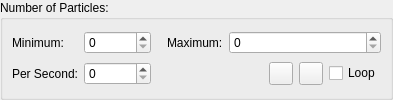
              <widget class="QGroupBox" name="groupBox">
               <property name="title">
                <string>Number of Particles:</string>
               </property>
               <layout class="QGridLayout" name="gridLayout_9">
                <property name="leftMargin">
                 <number>9</number>
                </property>
                <property name="topMargin">
                 <number>9</number>
                </property>
                <property name="rightMargin">
                 <number>9</number>
                </property>
                <property name="bottomMargin">
                 <number>9</number>
                </property>
                <item row="1" column="2">
                 <spacer name="horizontalSpacer_2">
                  <property name="orientation">
                   <enum>Qt::Horizontal</enum>
                  </property>
                  <property name="sizeType">
                   <enum>QSizePolicy::Minimum</enum>
                  </property>
                  <property name="sizeHint" stdset="0">
                   <size>
                    <width>10</width>
                    <height>0</height>
                   </size>
                  </property>
                 </spacer>
                </item>
                <item row="0" column="2">
                 <spacer name="horizontalSpacer_3">
                  <property name="orientation">
                   <enum>Qt::Horizontal</enum>
                  </property>
                  <property name="sizeType">
                   <enum>QSizePolicy::Minimum</enum>
                  </property>
                  <property name="sizeHint" stdset="0">
                   <size>
                    <width>10</width>
                    <height>0</height>
                   </size>
                  </property>
                 </spacer>
                </item>
                <item row="0" column="1">
                 <widget class="QSpinBox" name="txtMinParticlesCount">
                  <property name="sizePolicy">
                   <sizepolicy hsizetype="Expanding" vsizetype="Fixed">
                    <horstretch>0</horstretch>
                    <verstretch>0</verstretch>
                   </sizepolicy>
                  </property>
                  <property name="minimumSize">
                   <size>
                    <width>64</width>
                    <height>0</height>
                   </size>
                  </property>
                  <property name="maximum">
                   <number>99999999</number>
                  </property>
                 </widget>
                </item>
                <item row="1" column="1">
                 <widget class="QSpinBox" name="txtParticlesPerSecond">
                  <property name="minimumSize">
                   <size>
                    <width>64</width>
                    <height>0</height>
                   </size>
                  </property>
                  <property name="maximum">
                   <number>99999999</number>
                  </property>
                 </widget>
                </item>
                <item row="1" column="0">
                 <widget class="QLabel" name="label_42">
                  <property name="text">
                   <string>Per Second:</string>
                  </property>
                 </widget>
                </item>
                <item row="0" column="0">
                 <widget class="QLabel" name="label_40">
                  <property name="text">
                   <string>Minimum:</string>
                  </property>
                 </widget>
                </item>
                <item row="0" column="4">
                 <widget class="QLabel" name="label_41">
                  <property name="text">
                   <string>Maximum:</string>
                  </property>
                 </widget>
                </item>
                <item row="1" column="6">
                 <widget class="QWidget" name="widget_5" native="true">
                  <layout class="QHBoxLayout" name="horizontalLayout_7">
                   <property name="leftMargin">
                    <number>0</number>
                   </property>
                   <property name="topMargin">
                    <number>0</number>
                   </property>
                   <property name="rightMargin">
                    <number>0</number>
                   </property>
                   <property name="bottomMargin">
                    <number>0</number>
                   </property>
                   <item>
                    <spacer name="horizontalSpacer_4">
                     <property name="orientation">
                      <enum>Qt::Horizontal</enum>
                     </property>
                     <property name="sizeHint" stdset="0">
                      <size>
                       <width>40</width>
                       <height>20</height>
                      </size>
                     </property>
                    </spacer>
                   </item>
                   <item>
                    <widget class="QToolButton" name="btnPlay">
                     <property name="text">
                      <string/>
                     </property>
                     <property name="icon">
                      <iconset resource="MagicGameEditor.qrc">
                       <normaloff>:/MagicGameEditor/Images/play.png</normaloff>:/MagicGameEditor/Images/play.png</iconset>
                     </property>
                    </widget>
                   </item>
                   <item>
                    <widget class="QToolButton" name="btnStop">
                     <property name="text">
                      <string/>
                     </property>
                     <property name="icon">
                      <iconset resource="MagicGameEditor.qrc">
                       <normaloff>:/MagicGameEditor/Images/stop.png</normaloff>:/MagicGameEditor/Images/stop.png</iconset>
                     </property>
                    </widget>
                   </item>
                   <item>
                    <widget class="QCheckBox" name="chkLoop">
                     <property name="text">
                      <string>Loop</string>
                     </property>
                    </widget>
                   </item>
                  </layout>
                 </widget>
                </item>
                <item row="0" column="6">
                 <widget class="QSpinBox" name="txtMaxParticlesCount">
                  <property name="sizePolicy">
                   <sizepolicy hsizetype="Expanding" vsizetype="Fixed">
                    <horstretch>0</horstretch>
                    <verstretch>0</verstretch>
                   </sizepolicy>
                  </property>
                  <property name="minimumSize">
                   <size>
                    <width>64</width>
                    <height>0</height>
                   </size>
                  </property>
                  <property name="maximum">
                   <number>99999999</number>
                  </property>
                 </widget>
                </item>
               </layout>
              </widget>
